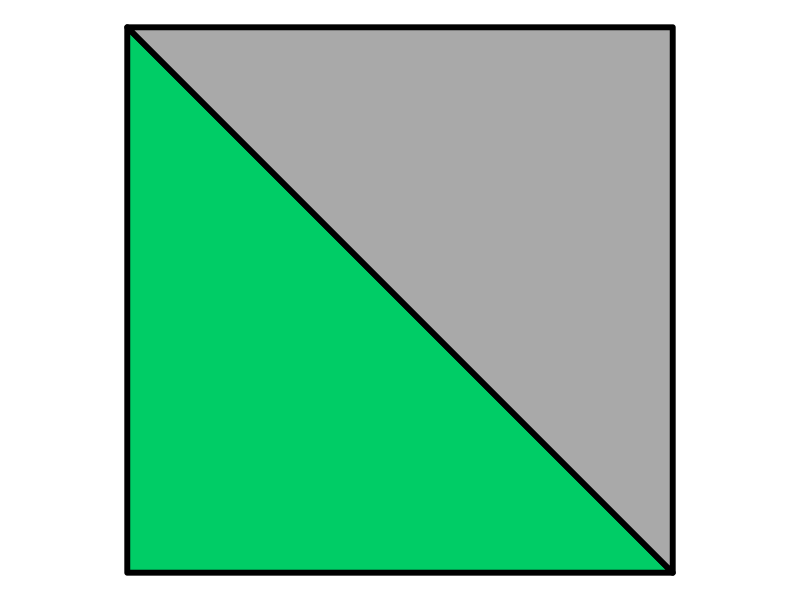
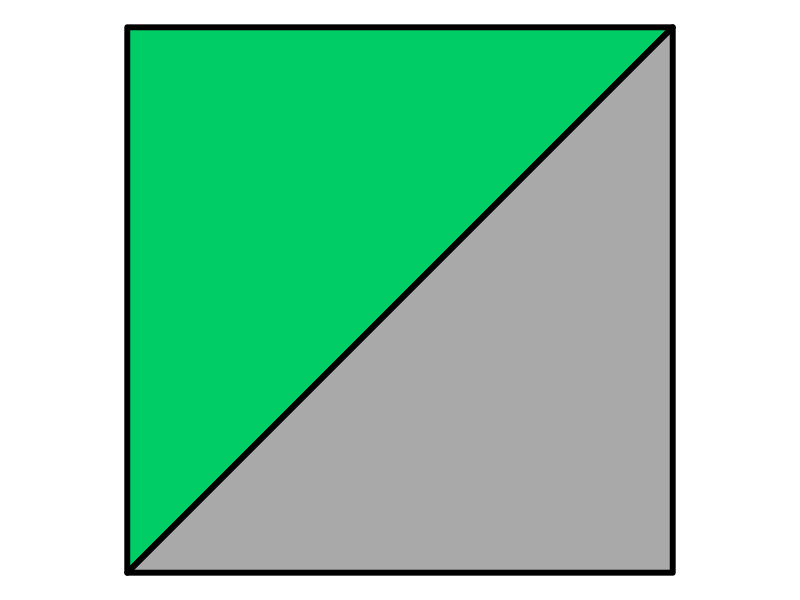
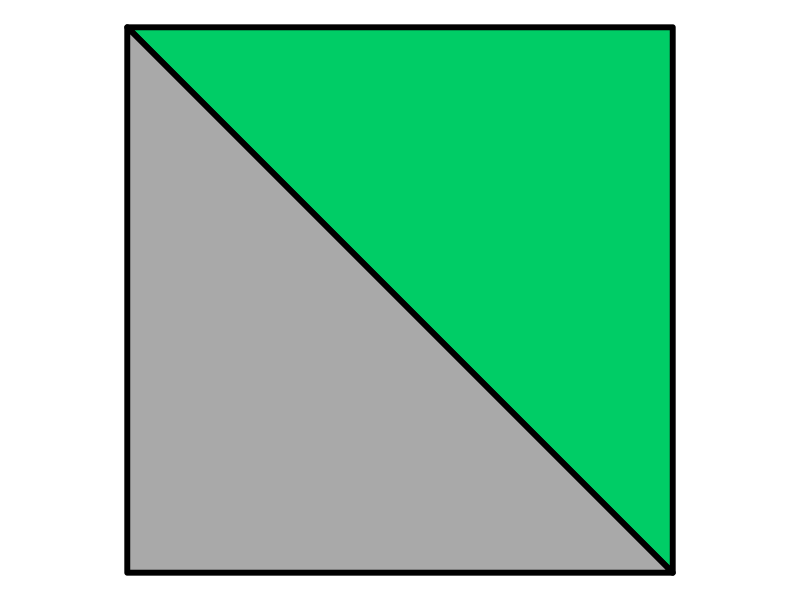
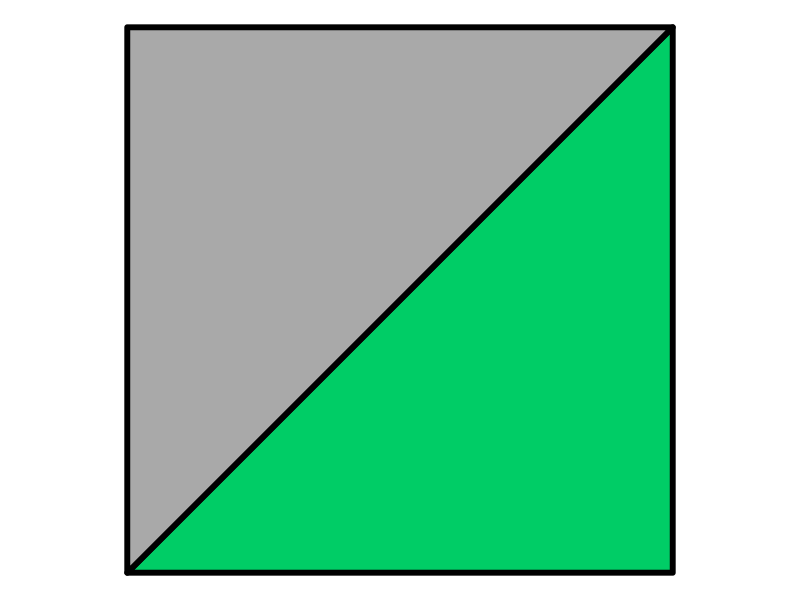
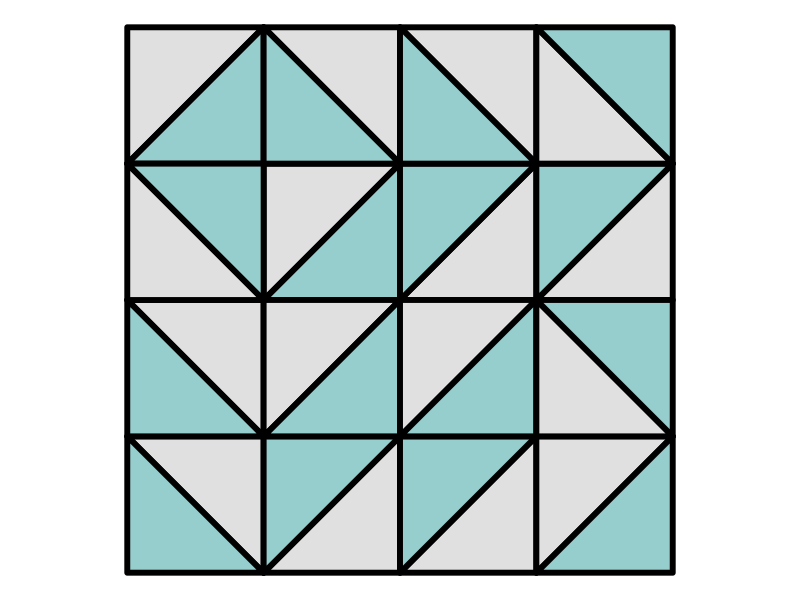

The R script that drew these images, in order:
## ---- chunk 1
library(tidyverse)
theme_set(theme_void() + theme(legend.position = "none"))

# set up the tiles data
tile1 <- tibble(x = c(0, 0, 1, 0, 1, 1, 0, 1),
                y = c(0, 1, 0, 0, 0, 1, 1, 0),
                g = factor(rep(1:2, each = 4)),
                tile = "tile1")
tile2 <- tibble(x = c(0, 0, 1, 0, 0, 1, 1, 0),
                y = c(0, 1, 1, 0, 0, 1, 0, 0),
                g = factor(rep(1:2, each = 4)),
                tile = "tile2")
# the next two tiles just reverse color
tile3 <- tile1 %>% 
  mutate(g = factor(rep(2:1, each = 4)),
         tile = "tile3")
tile4 <- tile2 %>% 
  mutate(g = factor(rep(2:1, each = 4)),
         tile = "tile4")

set.seed(20231030)
gtile <- ggplot(tile1, aes(x, y)) +
  geom_polygon(aes(fill = g, group = g), color = "black", linewidth = 2) + 
  coord_equal() + 
  # sample two colors randomly
  scale_fill_manual(values = sample(colors(), 2))

gtile
gtile %+% tile2
gtile %+% tile3
gtile %+% tile4
## ---- chunk 2
mygrid <- expand_grid(row = 0:3, col = 0:3) %>% 
  mutate(tile_id = 1:n()) %>% 
  rowwise() %>% 
  mutate(tile = sample(c("tile1", "tile2", "tile3", "tile4"), 1)) %>% 
  full_join(bind_rows(tile1, tile2, tile3, tile4), by = "tile") %>% 
  mutate(x = col + x,
         y = row + y)

mygrid
## ---- chunk 3
ggplot(mygrid, aes(x, y)) +
  geom_polygon(aes(group = paste(tile_id, g), fill = g), color = "black", linewidth = 2) + 
  coord_equal() + 
  # sample two colors randomly
  scale_fill_manual(values = sample(colors(), 2))
